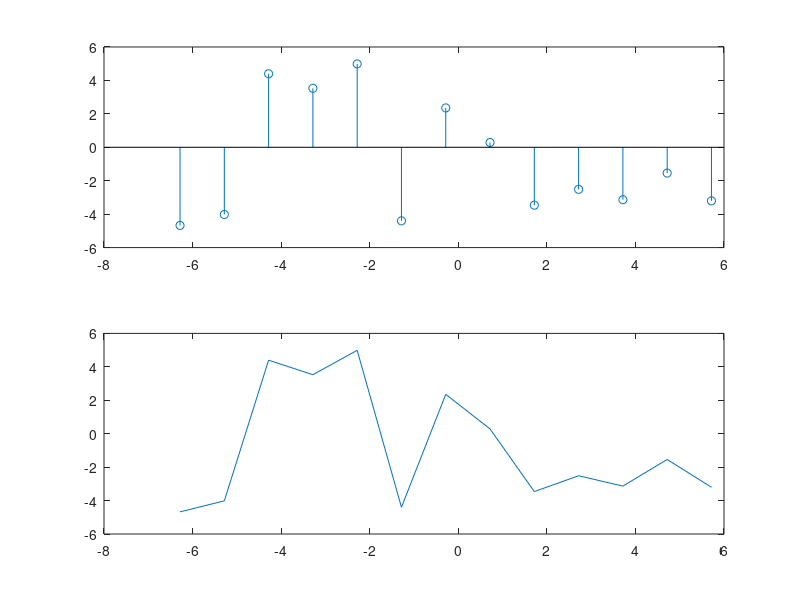

Write MATLAB code to recreate this figure.
clc;
clear all;
subplot(2,1,1)
x = -2*pi:2*pi
y = 5*cos(x.^2 + 1)
stem(x,y)

subplot(2,1,2)
x = -2*pi:2*pi
y = 5*cos(x.^2 + 1)
plot(x,y)

